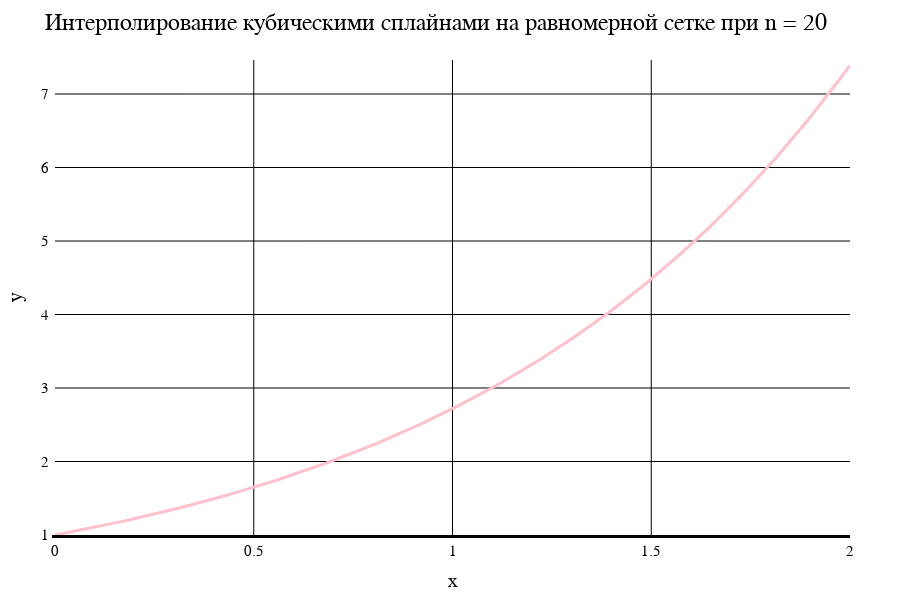

Notebook code cell kept with this figure:
### Markdown cell above
Сплайн. Равномерная сетка

### Code cell
data3[1]

### Figure 1 — Plotly figure (JSON) as saved in the notebook; plotly's stock layout.template omitted (floating-point values rounded to 4 significant figures; data arrays with more than 128 entries replaced by an {"elided": "..."} marker saying what was removed)
{"data": [{"line": {"color": "pink", "width": 3}, "mode": "line", "type": "scatter", "x": {"elided": "201 float values"}, "y": {"elided": "201 float values"}}], "layout": {"coloraxis": {"outlinecolor": "black"}, "font": {"color": "black", "family": "Time New Roman"}, "height": 600, "margin": {"b": 50, "l": 50, "r": 50, "t": 60}, "paper_bgcolor": "white", "plot_bgcolor": "white", "title": {"autosize": false, "font": {"color": "black", "family": "Times New Roman", "size": 24}, "paper_bgcolor": "red", "text": "Интерполирование кубическими сплайнами на равномерной сетке при n = 20"}, "width": 900, "xaxis": {"color": "black", "gridcolor": "black", "gridwidth": 1, "linecolor": "black", "linewidth": 3, "tickfont": {"size": 15}, "title": {"font": {"color": "black", "family": "Times New Roman", "size": 20}, "text": "x"}, "zeroline": true, "zerolinecolor": "black", "zerolinewidth": 3}, "yaxis": {"exponentformat": "power", "gridcolor": "black", "gridwidth": 1, "linewidth": 3, "range": [1, 7.463], "tickfont": {"size": 15}, "title": {"font": {"color": "black", "family": "Times New Roman", "size": 20}, "text": "y"}, "zeroline": true, "zerolinecolor": "black", "zerolinewidth": 1}}}
